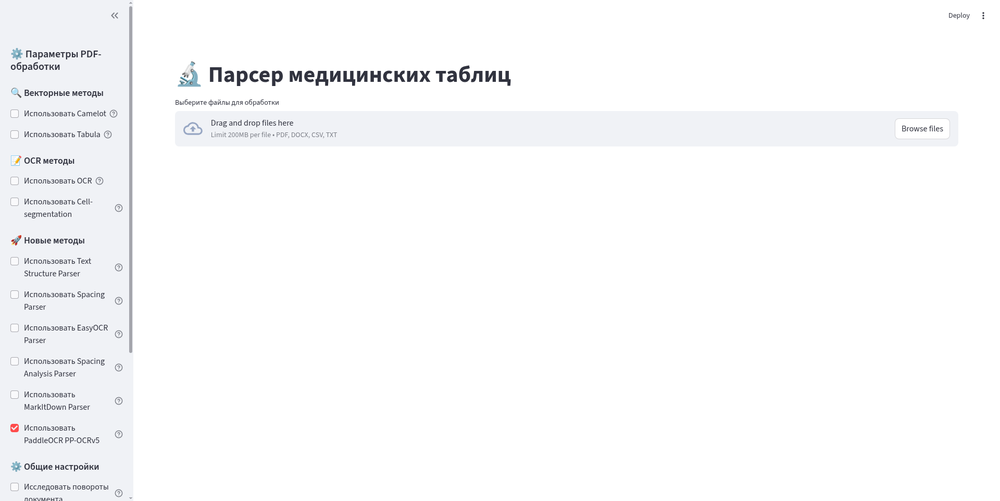
#> input picture .playwright-mcp/paddleocr-enabled.png, 1000 x 501 px, shrunk from 1920 x 961 before the run
$ python -i image_cleaner.py   (imports and definitions only)
#> lines starting #> are read from the running program, lines starting #| are printed output that depends on the picture; after the words box and inside, x2 and y2 are one past the last pixel; in counts of white or black regions, pixels touching at a corner belong together
### app/utils/logger.py
import logging
import os
from datetime import datetime
from config.settings import settings


def setup_logger(name: str, level: int = logging.INFO) -> logging.Logger:
    """
    Настройка логгера с файловым и консольным выводом

    Args:
        name (str): Имя логгера
        level (int): Уровень логирования

    Returns:
        logging.Logger: Сконфигурированный логгер
    """
#> further down, picture is the input picture: shape (501, 1000, 3); mean B, G, R 251, 250.1, 249.7
    # Создание логгера
    logger = logging.getLogger(name)
    logger.setLevel(level)

    # Очистка существующих хендлеров
    if logger.handlers:
        for handler in logger.handlers[:]:
            logger.removeHandler(handler)

    # Форматтеры
    formatter = logging.Formatter(
        '%(asctime)s - %(name)s - %(levelname)s - %(message)s',
        datefmt='%Y-%m-%d %H:%M:%S'
    )

    # Файловый логгер
    log_file_path = os.path.join(
        settings.LOG_DIR,
        f"{name}_{datetime.now().strftime('%Y%m%d')}.log"
    )
    file_handler = logging.FileHandler(log_file_path, encoding='utf-8')
    file_handler.setLevel(level)
    file_handler.setFormatter(formatter)

    # Консольный логгер
    console_handler = logging.StreamHandler()
    console_handler.setLevel(level)
    console_handler.setFormatter(formatter)

    # Добавление хендлеров
    logger.addHandler(file_handler)
    logger.addHandler(console_handler)

    return logger

### app/utils/image_cleaner.py
import cv2
import numpy as np
from typing import Tuple, Optional
from utils.logger import setup_logger

# [1 line that did not run here, left out]


class ImageCleaner:
    """
    Класс для очистки изображений от цветных помех (печати, логотипы, водяные знаки).
    Оставляет только черный текст для лучшего OCR распознавания.
    """

    def __init__(self):
        self.black_threshold = 50  # Порог для определения черного цвета
        self.color_tolerance = 30  # Допуск для цветовых вариаций

    def clean_image(self, img: np.ndarray, method: str = "adaptive") -> np.ndarray:
        """
        Основной метод очистки изображения от помех.

        Args:
            img: Входное изображение (BGR)
            method: Метод очистки ("adaptive", "strict", "color_filter")

        Returns:
            Очищенное изображение в градациях серого
        """
        if method == "adaptive":
            return self._adaptive_clean(img)
        elif method == "strict":
            return self._strict_clean(img)
        elif method == "color_filter":
            return self._color_filter_clean(img)
        else:
            logger.warning(f"Неизвестный метод очистки: {method}, используем adaptive")
            return self._adaptive_clean(img)

    def _adaptive_clean(self, img: np.ndarray) -> np.ndarray:
        """
        Адаптивная очистка - комбинирует несколько методов.
        """
        # 1. Конвертируем в HSV для лучшей работы с цветами
        hsv = cv2.cvtColor(img, cv2.COLOR_BGR2HSV)
#> hsv: shape (501, 1000, 3); mean H, S, V 21.5, 1.6, 251

        # 2. Создаем маску для черного/темно-серого цвета
        # Черный цвет в HSV: V (яркость) близка к 0
        lower_black = np.array([0, 0, 0])
        upper_black = np.array([180, 255, self.black_threshold])
        black_mask = cv2.inRange(hsv, lower_black, upper_black)
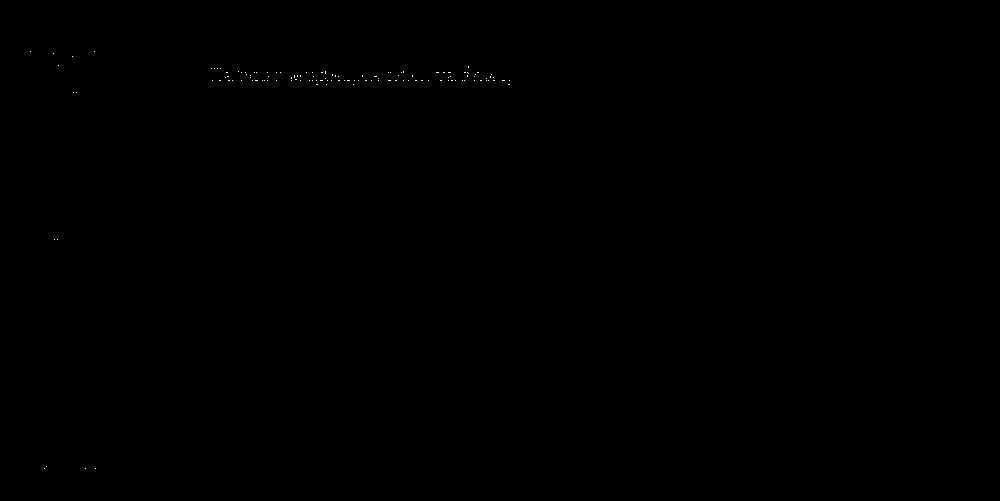
#> black_mask: shape (501, 1000); 0.03% white in thin lines or dots, all inside (x1, y1, x2, y2) = (30, 51, 510, 469)

        # 3. Создаем маску для темно-серого цвета
        lower_gray = np.array([0, 0, self.black_threshold])
        upper_gray = np.array([180, 50, 120])  # Низкая насыщенность, средняя яркость
        gray_mask = cv2.inRange(hsv, lower_gray, upper_gray)
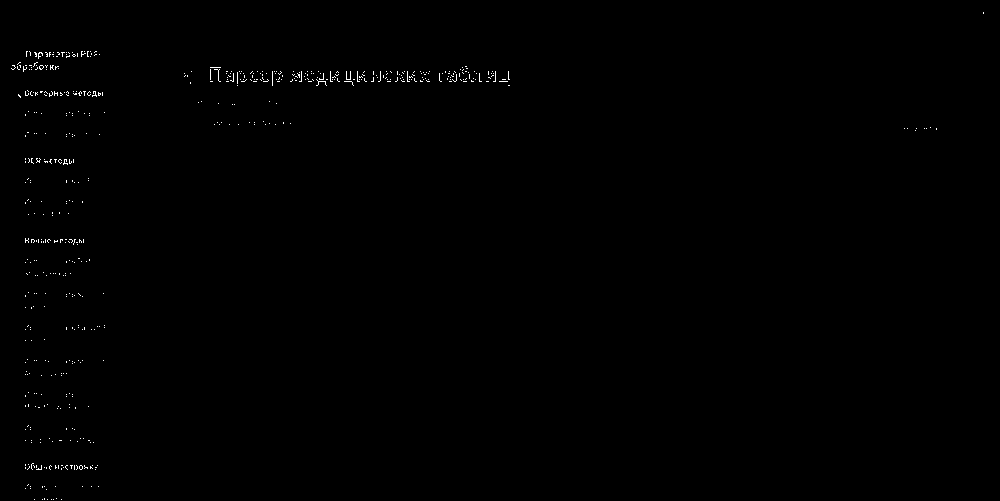
#> gray_mask: shape (501, 1000); 0.3% white in thin lines or dots

        # 4. Объединяем маски
        combined_mask = cv2.bitwise_or(black_mask, gray_mask)
#> combined_mask: shape (501, 1000); 0.34% white in thin lines or dots

        # 5. Применяем маску к изображению
        cleaned = cv2.bitwise_and(img, img, mask=combined_mask)

        # 6. Конвертируем в градации серого
        gray = cv2.cvtColor(cleaned, cv2.COLOR_BGR2GRAY)

        # 7. Улучшаем контраст
        gray = self._enhance_contrast(gray)

        return gray

    # [35 lines left out: functions _strict_clean, _color_filter_clean, not called in this run]

    def _enhance_contrast(self, img: np.ndarray) -> np.ndarray:
        """
        Улучшение контраста изображения.
        """
        # Применяем CLAHE (Contrast Limited Adaptive Histogram Equalization)
        clahe = cv2.createCLAHE(clipLimit=3.0, tileGridSize=(8, 8))
        enhanced = clahe.apply(img)

        return enhanced

    # [30 lines left out: functions remove_noise, detect_text_regions, not called in this run]

>>> import cv2
>>> picture = cv2.imread('../../.playwright-mcp/paddleocr-enabled.png')
>>> result = ImageCleaner().clean_image(picture)
